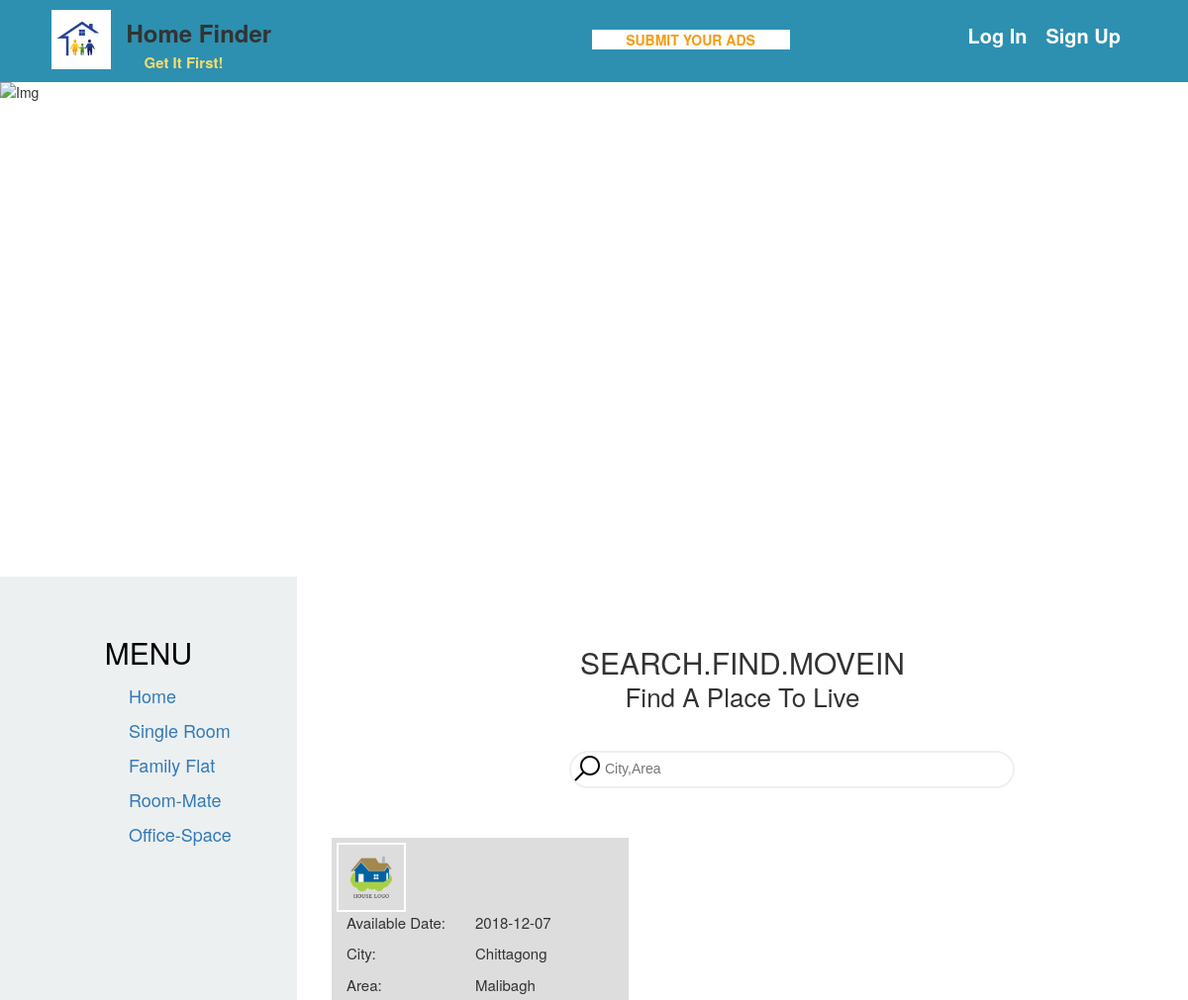
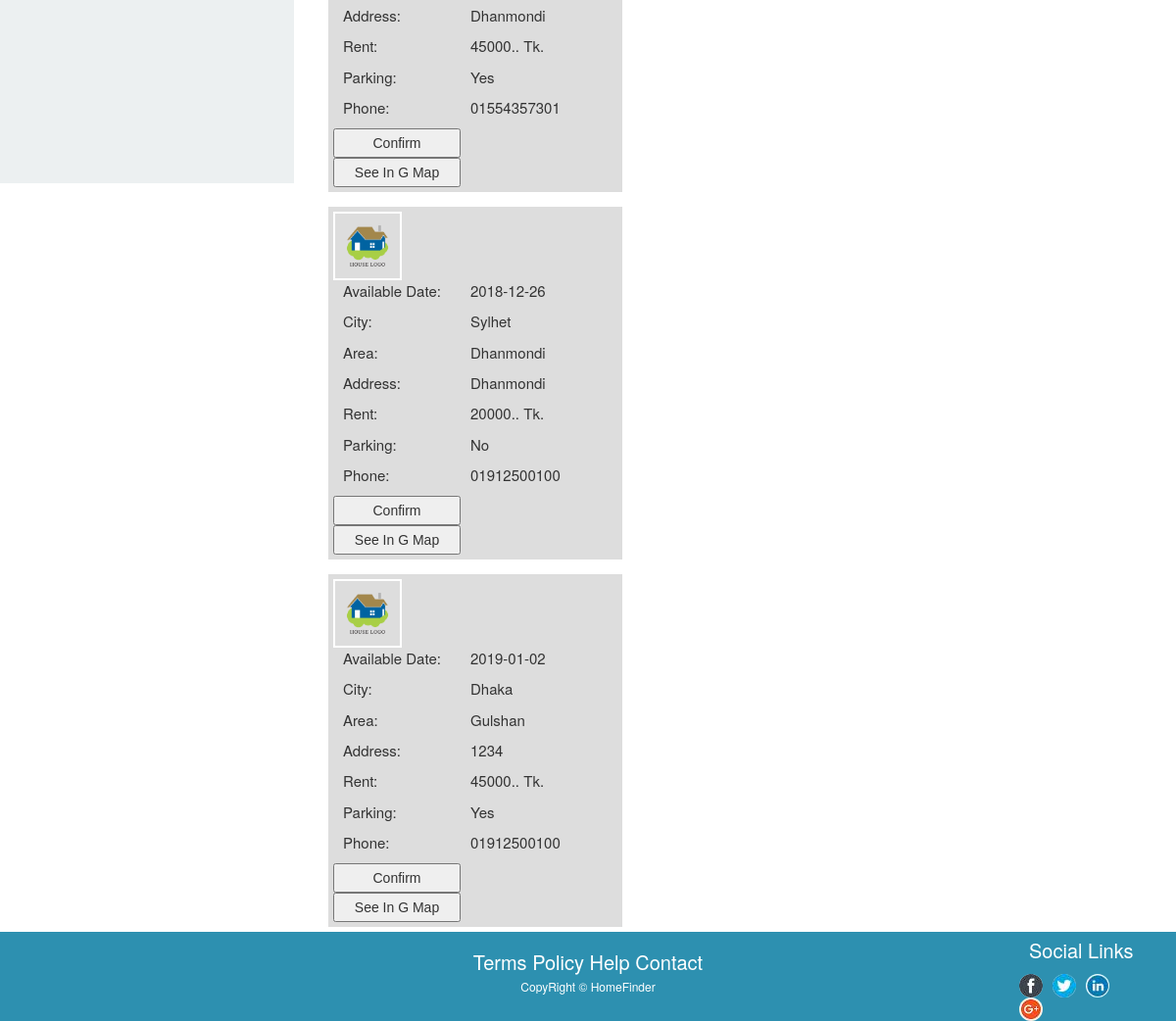
The page / on the database its author committed (2 pictures, top to bottom).
### tables this page shows
CREATE TABLE `advertise` (
  `adv_id` int(11) NOT NULL,
  `adv_giver_email` varchar(20) DEFAULT NULL,
  `adv_giver_phone` varchar(11) DEFAULT NULL,
  `avail_date` varchar(12) DEFAULT NULL,
  `city` varchar(20) DEFAULT NULL,
  `area` varchar(20) DEFAULT NULL,
  `address` varchar(20) DEFAULT NULL,
  `type` varchar(20) DEFAULT NULL,
  `car_parking` varchar(4) DEFAULT NULL,
  `rent` varchar(6) DEFAULT NULL,
  `avail` varchar(4) DEFAULT NULL
);

### lib/Database.php (called while the page is built, shortened)
<?php
Class Database{
 public $host   = DB_HOST;
 public $user   = DB_USER;
 public $pass   = DB_PASS;
 public $dbname = DB_NAME;
 public $link;
private function connectDB(){
 $this->link = new mysqli($this->host, $this->user, $this->pass,
  $this->dbname);
 }
public function select($query){
  $result = $this->link->query($query) or
   die($this->link->error.__LINE__);
  if($result->num_rows > 0){
    return $result;
  } else {
    return false;
  }
 }
}

### index.php (the view, shortened to what this page needs)
<?php include 'inc/header.php'; ?>
<?php
include 'lib/Database.php';
$db = new Database();
?>
<div class="sidber col-sm-3">
  <h2>MENU</h2>
  <ul>
    <li><a href="index.php">Home</a></li>
    <li><a href="sr.php">Single Room</a></li>
    <li><a href="ff.php">Family Flat</a></li>
    <li><a href="rm.php">Room-Mate</a></li>
    <li><a href="os.php">Office-Space</a></li>
  </ul>
</div>
<div class="main col-sm-9">
  <div class="SFM">
    <h2>SEARCH.FIND.MOVEIN<br>
    <span class="FAP">Find A Place To Live</span></h2>
  </div>
  <div class="Htb">
    <div class="search">
      <img src="img/icons8-search-32.png" class="img-responsive">
      <input type="text"  class="lab" name="search" placeholder="City,Area">
    </div>
  </div>
    <?php
    $query = "SELECT * FROM advertise WHERE avail = 'yes' ORDER BY adv_id DESC LIMIT 4";
    $result = $db->select($query);
    ?>
  <div class="row">
    <?php while ($value = $result->fetch_assoc()) { ?>
    <div class="col-md-12 col-sm-12">
      <div class='profile'>
        <div class='Propic'>
          <img src='img/vector_building_house_logo_inspiration.png' class='img-responsive'>
        </div>
        <div class='Prodetalis'>
          <table>
            <tr>
              <td><p> Available Date:</p></td>
              <td> <p><?=$value['avail_date']?></p></td>
            </tr>
            <tr>
              <td><p> City:</p></td>
              <td> <p><?=$value['city']?></p></td>
            </tr>
            <tr>
              <td><p>Area:</p></td>
              <td><p><?=$value['area']?></p></td>
            </tr>
            <tr>
              <td><p>Address:</p></td>
              <td><p><?=$value['address']?></p></td>
            </tr>
            <tr>
              <td><p>Rent:</p></td>
              <td><p><?=$value['rent']?>.. Tk.</p></td>
            </tr>
            <tr>
              <td><p>Parking:</p></td>
              <td><p><?=$value['car_parking']?></p></td>
            </tr>
            <tr>
              <td><p>Phone:</p></td>
              <td><p><?=$value['adv_giver_phone']?></p></td>
            </tr>
            <tr>
              <td>
                <form method=post action=post_cart.php>
                  <input type=submit value=Confirm class=con>
                </form>
              </td>
            </tr>
            <tr>
              <td><button class=con>See In G Map</button></td>
            </tr>
          </table>
        </div>
      </div>
    </div>
    <?php } ?>
  </div>
</div>
<?php include 'inc/footer.php'; ?>

### inc/header.php (shortened to what this page needs)
<!DOCTYPE html>
<html>
<head>
  <link href="css/style.css" rel="stylesheet" type="text/css">
  <link rel="stylesheet" type="text/css" href="css/bootstrap-theme.min.css">
  <link rel="stylesheet" type="text/css" href="css/bootstrap.css">
  <link rel="stylesheet" type="text/css" href="css/bootstrap.min.css">
  <link rel="stylesheet" type="text/css" href="css/main.css">
  <link rel="stylesheet" type="text/css" href="css/normalize.css">
  <link rel="stylesheet" href="font-awesome-4.5.0/css/font-awesome.css">
</head>
<body>
  <div class="Topbar_wrapper container-fluid">
    <div class="logo col-sm-1 ">
     <a href="#"> <img src="img/Logo.jpg"></a>
   </div>
   <div class="header col-sm-4">
    <h3>Home Finder<br>
      <span class="GIT">Get It First!</span></h3>
    </div>
    <div class="header1 col-sm-4">
      <p><a href="#">SUBMIT YOUR ADS</a></p>
    </div>
    <div class="header2 col-sm-3" name="after">
      <p><a href="login.php">Log In</a> <a href="signup.php">Sign Up</a></p>
    </div>
  </div>
  <div class="slider">
    <img src="img/Slider1.jpg" alt="Img"  class="img-responsive">
  </div>

### inc/footer.php
   <div class="footer col-sm-12 ">
    <div class="col-sm-2">
    </div>
    <div class="sec-1 col-sm-8">
     <h2>Terms Policy Help Contact <br>
      <span class="CCC">CopyRight &copy; <a href="#">HomeFinder</a></span></h2>
    </div>
    <div class="sec-2 col-sm-2">
     <p>Social Links</p>
     <div class="Social">
       <ul>
         <li><a href="#"><img src="img/facebook.png" class="img-circle img-responsive"> </a></li>
         <li><a href="#"><img src="img/twitter.png" class="img-circle img-responsive"> </a></li>
         <li><a href="#"><img src="img/linkin.png" class="img-circle img-responsive"> </a></li>
         <li><a href="#"><img src="img/googleplus.png" class="img-circle img-responsive"> </a></li>
       </ul>
     </div>
   </div>
  </div>
</body>
</html>

### css/style.css (style rules this page uses)
.container-fluid { background-color: #2D90B0; }
.logo { margin-top: 10px; }
.logo img { margin-left: 22px; height:60px; width:60px; }
.header { margin-top: 0px; }
.header h3 { font-weight: bold; }
.GIT { font-size: 15px; color: #F7DC6F; padding-left: 18px; }
.header1 p { margin-top: 30px; background: #fff; text-align: center; margin-left: 80px; margin-right: 80px; }
.header1 p a { text-decoration: none; font-weight: bold; color:#F39C12; }
.header2 p { margin-top: 22px; margin-left: 70px; }
.header2 p a { text-decoration: none; color: #fff; font-size: 20px; font-weight: bold; margin-right: 15px; }
.slider { margin: 0px; padding: 0px; }
.slider img { width:100%; height: 500px; }
.sidber { background: #ECF0F1; height:615px; }
.sidber h2 { font-weight: 12px; color:#000; text-align: center; padding-top: 40px; }
.sidber ul li { list-style: none; font-size: 18px; margin-left: 75px; line-height: 35px; }
.sidber ul li a { text-decoration: none; }
.footer { background: #2D90B0; }
.sec-1 { text-align: center; }
.sec-1 h2 { font-size: 20px; color: #fff; }
.CCC { font-size: 12px; }
.CCC a { text-decoration: none; color: #fff; }
.sec-2 p { padding-left: 45px; font-size: 20px; padding-top: 5px; color: #fff; }
.sec-2 ul li { list-style: none; float: left; margin-right: 10px; padding-top: 0px; }
.Social ul { background: black; margin-left: 35px; padding:0px; }
.Social ul li { list-style: none; float: left; margin-right: 10px; padding-top: 0px; }
.SFM h2 { text-align: center; padding-top: 50px; }
.FAP { font-size: 26px; }
.search { height: 38px; Width:450px; border-radius: 25px; border: 2px solid #F0f0f0; }
.search img { float:left; }
.lab { height:33px; width: 400px; border-color: #fff; border: 0px; }
.Htb { margin-top: 40px ; margin-left: 260px; }
.profile { background: #ddd; margin:10px 550px 5px 20px; padding:5px; }
.Propic img { float:left; height: 70px; width: 70px; border:2px solid #fff; }
.Prodetalis p { padding-left: 10px; font-size: 15px; }
.con { height: 30px; width: 130px; }

### css/main.css (style rules this page uses)
html { color: #222; font-size: 1em; line-height: 1.4; }
audio, canvas, iframe, img, svg, video { vertical-align: middle; }

### rows shown on the page
advertise: avail_date "2018-12-07", city "Chittagong", area "Malibagh", address "Dhanmondi", rent "45000", car_parking "Yes", adv_giver_phone "01554357301"
advertise: avail_date "2018-12-26", city "Sylhet", area "Dhanmondi", address "Dhanmondi", rent "20000", car_parking "No", adv_giver_phone "01912500100"
advertise: avail_date "2019-01-02", city "Dhaka", area "Gulshan", address "1234", rent "45000", car_parking "Yes", adv_giver_phone "01912500100"
